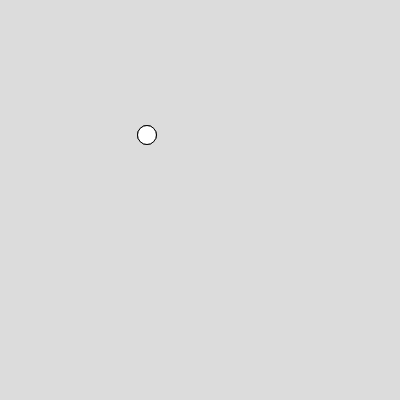
Frame 1 (no input)
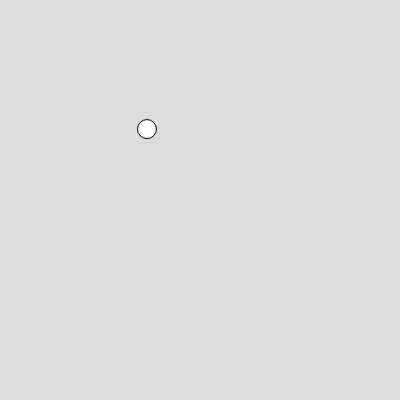
Frame 60 (no input)
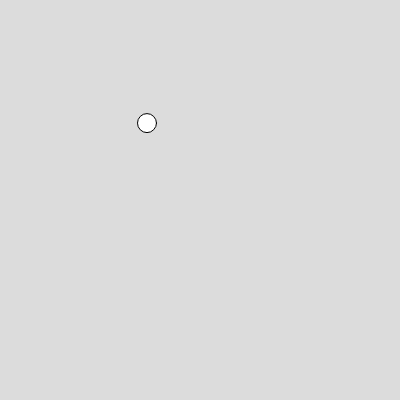
Frame 120 (the mouse pressed at the canvas centre since frame 60)

The p5.js sketch that drew these frames (run headless with seeded random() and noise() and a simulated clock; from frame 60 on, the mouse is pressed at the canvas centre):

// p5.js sketch
// ── sketch.js
var ball1,ball2



function setup() 
{
  createCanvas(400, 400);

  ball1=new Ball(147,135,19,5,0)
  ball2=new Ball(147,135,19,0,-0.1)
}

function draw() 
{
  background(220);
ball1.show();

ball1.move();

ball2.show()

ball2.superman_flies()
}


// ── ball.js
class Ball
  {
    constructor(x,y,r,vx,vy)
    {
      this.x =x;
      this.y =y;
      this.r =r;
       
      this.vx = vx
      this.vy = vy
    }
    
    show()
    {
      circle(this.x,this.y,this.r)
    }
    
    move()
    {
      this.x = this.x+this.vx;
    }
    superman_flies()
    {

      this.y=this.y+this.vy
    }
  }

  
